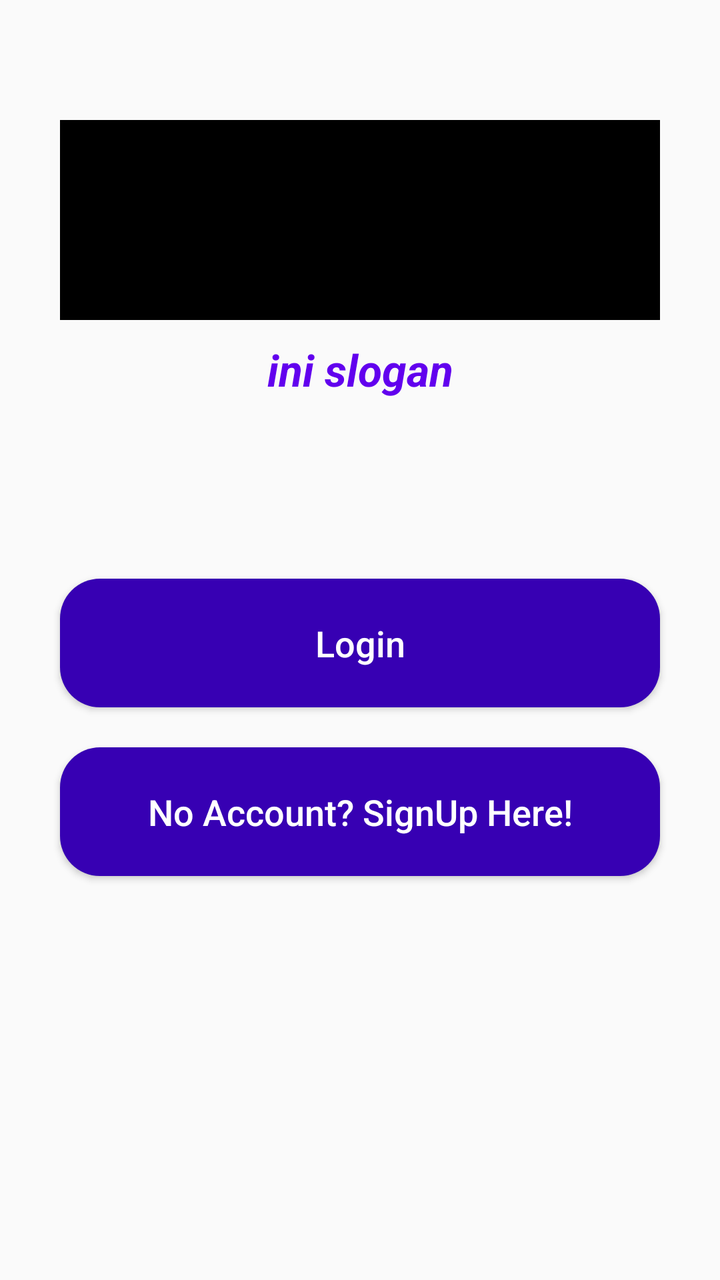
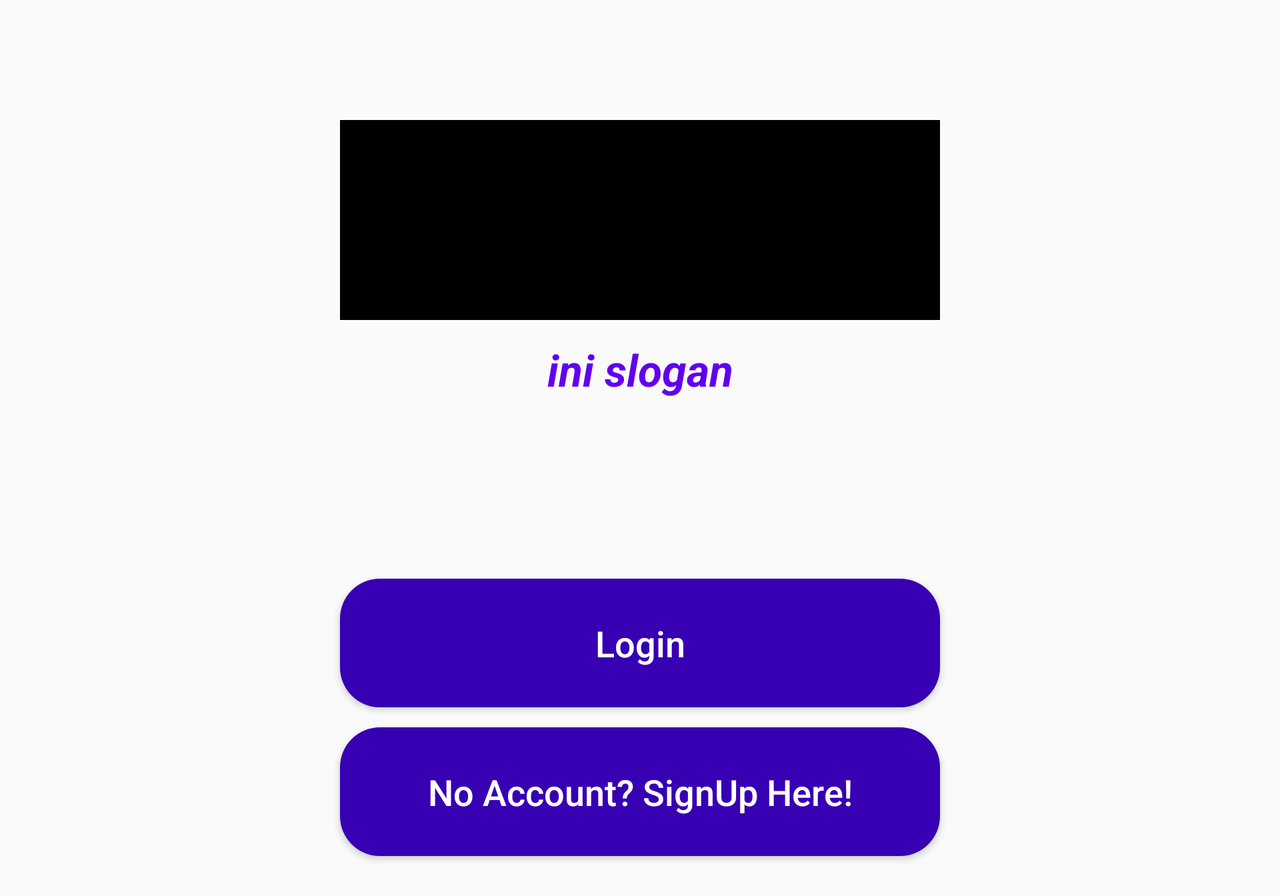

One screen, two layout resources from the same app: the default and the repository's alternative for another configuration. Each is rendered where Android would select it; the XML of both is given below.
<!-- AndroidManifest.xml: application theme AppTheme -->
<!-- res/layout/activity_main.xml -->
<?xml version="1.0" encoding="utf-8"?>
<RelativeLayout
    xmlns:android="http://schemas.android.com/apk/res/android"
    xmlns:app="http://schemas.android.com/apk/res-auto"
    xmlns:tools="http://schemas.android.com/tools"
    android:layout_width="match_parent"
    android:layout_height="match_parent"
    tools:context=".MainActivity">

    <ImageView
        android:id="@+id/app_logo"
        android:layout_width="300dp"
        android:layout_height="100dp"
        android:layout_centerHorizontal="true"
        android:layout_marginTop="60dp"
        android:background="@android:color/black"
        />

    <TextView
        android:id="@+id/app_slogan"
        android:layout_width="220dp"
        android:layout_height="wrap_content"
        android:layout_below="@id/app_logo"
        android:layout_centerHorizontal="true"
        android:layout_marginTop="10dp"
        android:text="ini slogan"
        android:textAlignment="center"
        android:textColor="@color/colorPrimary"
        android:textSize="22sp"
        android:textStyle="bold|italic"
        />

    <Button
        android:id="@+id/signin_btn"
        android:layout_width="300dp"
        android:layout_height="wrap_content"
        android:layout_below="@id/app_slogan"
        android:layout_marginTop="90dp"
        android:layout_centerHorizontal="true"
        android:background="@drawable/buttons"
        android:textAlignment="center"
        android:padding="20dp"
        android:textSize="18sp"
        android:textAllCaps="false"
        android:textColor="@android:color/white"
        android:text="Login"
        />

    <Button
        android:id="@+id/signup_btn"
        android:layout_width="300dp"
        android:layout_height="wrap_content"
        android:layout_below="@id/signin_btn"
        android:layout_marginTop="20dp"
        android:layout_centerHorizontal="true"
        android:background="@drawable/buttons"
        android:textAlignment="center"
        android:padding="20dp"
        android:textSize="18sp"
        android:textAllCaps="false"
        android:textColor="@android:color/white"
        android:text="No Account? SignUp Here!"
        />


</RelativeLayout>
<!-- resources referenced by this layout -->
<resources>
  <!-- drawable buttons (drawable) -->
  <?xml version="1.0" encoding="utf-8"?>
  <shape xmlns:android="http://schemas.android.com/apk/res/android">
  
      <solid android:color="@color/colorPrimaryDark"></solid>
  
      <corners android:radius="20dp"></corners>
  
  </shape>
  <style name="AppTheme" parent="Theme.AppCompat.Light.NoActionBar">
          
          <item name="colorPrimary">@color/colorPrimary</item>
          <item name="colorPrimaryDark">@color/colorPrimaryDark</item>
          <item name="colorAccent">@color/colorAccent</item>
      </style>
</resources>
<!-- res/layout-land/activity_main.xml (the repository's variant of the layout above) -->
<!-- drawn on the phone turned sideways -->
<?xml version="1.0" encoding="utf-8"?>
<ScrollView
    xmlns:android="http://schemas.android.com/apk/res/android"
    xmlns:app="http://schemas.android.com/apk/res-auto"
    xmlns:tools="http://schemas.android.com/tools"
    android:layout_width="match_parent"
    android:layout_height="wrap_content"
    tools:context=".MainActivity">

    <RelativeLayout
        android:layout_width="match_parent"
        android:layout_height="wrap_content">
        <ImageView
            android:id="@+id/app_logo"
            android:layout_width="300dp"
            android:layout_height="100dp"
            android:layout_centerHorizontal="true"
            android:layout_marginTop="60dp"
            android:background="@android:color/black"
            />

        <TextView
            android:id="@+id/app_slogan"
            android:layout_width="220dp"
            android:layout_height="wrap_content"
            android:layout_below="@id/app_logo"
            android:layout_centerHorizontal="true"
            android:layout_marginTop="10dp"
            android:text="ini slogan"
            android:textAlignment="center"
            android:textColor="@color/colorPrimary"
            android:textSize="22sp"
            android:textStyle="bold|italic"
            />

        <Button
            android:id="@+id/signin_btn"
            android:layout_width="300dp"
            android:layout_height="wrap_content"
            android:layout_below="@id/app_slogan"
            android:layout_marginTop="90dp"
            android:layout_centerHorizontal="true"
            android:background="@drawable/buttons"
            android:textAlignment="center"
            android:padding="20dp"
            android:textSize="18sp"
            android:textAllCaps="false"
            android:textColor="@android:color/white"
            android:text="Login"
            />

        <Button
            android:id="@+id/signup_btn"
            android:layout_width="300dp"
            android:layout_height="wrap_content"
            android:layout_below="@id/signin_btn"
            android:layout_marginTop="10dp"
            android:layout_marginBottom="20dp"
            android:layout_centerHorizontal="true"
            android:background="@drawable/buttons"
            android:textAlignment="center"
            android:padding="20dp"
            android:textSize="18sp"
            android:textAllCaps="false"
            android:textColor="@android:color/white"
            android:text="No Account? SignUp Here!"
            />
    </RelativeLayout>

</ScrollView>
